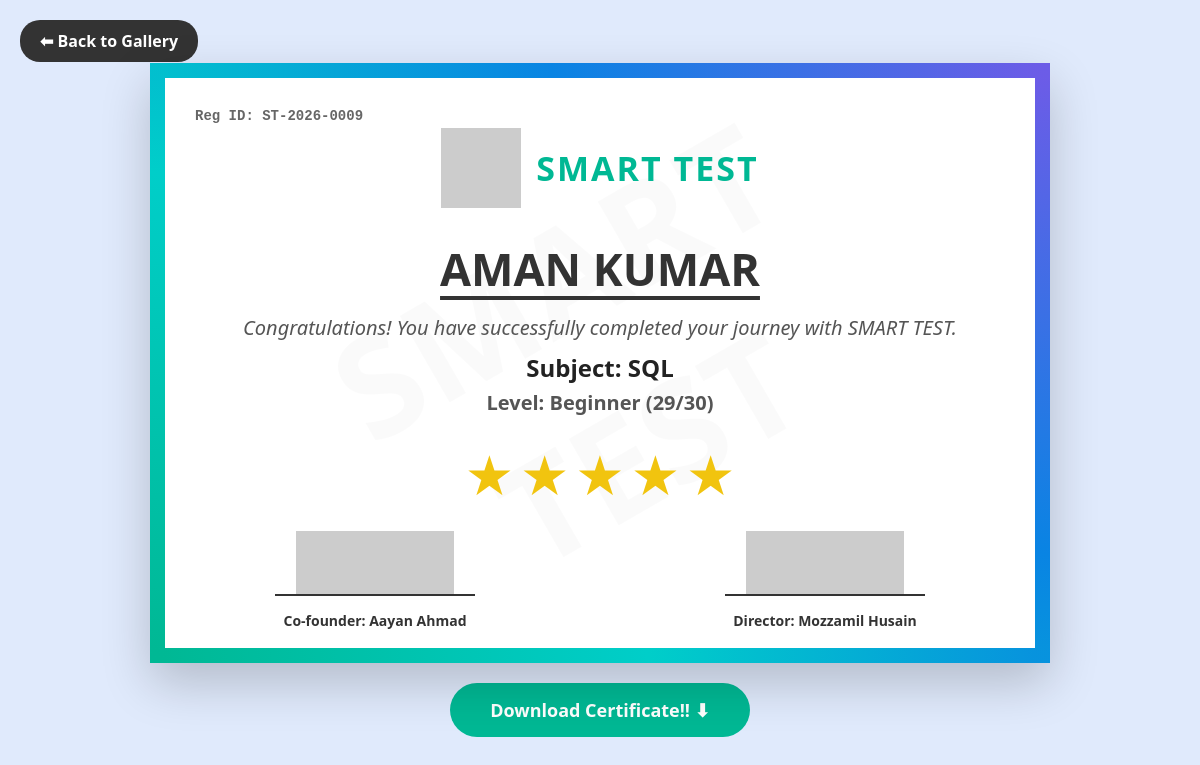
Screenshot of /certificate_page.php?id=9 (signed in) with the database file from the repository.
### tables this page shows
CREATE TABLE `results` (
  `id` int(11) NOT NULL,
  `user_id` int(11) NOT NULL,
  `subject` varchar(50) NOT NULL,
  `score` int(11) DEFAULT 0,
  `total_marks` int(11) DEFAULT NULL,
  `total_questions` int(11) NOT NULL,
  `level` varchar(20) NOT NULL,
  `status` enum('completed','ongoing','abandoned') DEFAULT 'ongoing',
  `start_time` timestamp NOT NULL DEFAULT current_timestamp(),
  `end_time` timestamp NULL DEFAULT NULL,
  `time_taken` int(11) DEFAULT 0
);

### certificate_page.php (the view, shortened to what this page needs)
<?php
include('config.php');
$user_id = $_SESSION['auth_user']['user_id'];
$user_name = $_SESSION['auth_user']['full_name'];
if(isset($_GET['id'])) {
    $test_id = mysqli_real_escape_string($conn, $_GET['id']);
    $query = "SELECT * FROM results WHERE id='$test_id' AND user_id='$user_id' AND (score/total_marks)*100 >= 40";
    $run = mysqli_query($conn, $query);
    $row = mysqli_fetch_assoc($run);
    ?>
    <!DOCTYPE html>
    <html lang="en">
    <head>
    </head>
    <body>
        <a href="certificate_page.php" class="back-btn">⬅ Back to Gallery</a>
        <div id="certificate-node">
            <div class="cert-id">Reg ID: ST-<?php echo date('Y', strtotime($row['end_time'])); ?>-<?php echo str_pad($row['id'], 4, '0', STR_PAD_LEFT); ?></div>
            <div class="logo-area">
                <img src="Assets/Smart test Logo.png" width="80" onerror="this.src='https://via.placeholder.com/80?text=LOGO'">
                <h1>SMART TEST</h1>
            </div>
            <div class="recipient-name"><?php echo htmlspecialchars(strtoupper($user_name)); ?></div>
            <p class="msg">Congratulations! You have successfully completed your journey with SMART TEST.</p>
            <div class="sub-detail">Subject: <?php echo isset($row['subject']) ? htmlspecialchars(strtoupper($row['subject'])) : 'GENERAL ASSESSMENT'; ?></div>
            <div class="level-detail">
                Level: <?php echo isset($row['level']) ? htmlspecialchars(ucfirst($row['level'])) : 'Beginner'; ?>
                (<?php echo htmlspecialchars($row['score']); ?>/<?php echo htmlspecialchars($row['total_marks']); ?>)
            </div>
            <div class="stars-box" id="star-row"></div>
            <div class="signatures">
                <div class="sign"><img src="Assets/aayan signature.png" onerror="this.src='https://via.placeholder.com/150x60?text=Signature'"><br><b>Co-founder: Aayan Ahmad</b></div>
                <div class="sign"><img src="Assets/mozzamil signature.png" onerror="this.src='https://via.placeholder.com/150x60?text=Signature'"><br><b>Director: Mozzamil Husain</b></div>
            </div>
        </div>
        <button class="download-trigger" onclick="downloadImage()">Download Certificate!! ⬇</button>
    </body>
    </html>
    <?php
    exit(0);
}
?>

### certificate_page.php (style rules this page uses)
* { box-sizing: border-box; margin: 0; padding: 0; font-family: 'Segoe UI', sans-serif; }
body { background: #e0eafc; display: flex; flex-direction: column; justify-content: center; align-items: center; min-height: 100vh; gap: 20px; padding: 20px; }
.back-btn { padding: 10px 20px; background: #333; color: white; text-decoration: none; border-radius: 20px; font-weight: bold; position: absolute; top: 20px; left: 20px; }
#certificate-node { width: 900px; height: 600px; background: #fff; border: 15px solid; border-image-slice: 1; border-width: 15px; border-image-source: linear-gradient(45deg, #00b894, #00cec9, #0984e3, #6c5ce7); border-radius: 5px; padding: 50px; box-shadow: 0 20px 50px rgba(0,0,0,0.2); position: relative; text-align: center; overflow: hidden; display: flex; flex-direction: column; justify-content: space-between; }
#certificate-node::after { content: "SMART TEST"; position: absolute; top: 50%; left: 50%; transform: translate(-50%, -50%) rotate(-30deg); font-size: 140px; font-weight: 900; color: rgba(0,0,0,0.02); z-index: 0; pointer-events: none; }
.cert-id { position: absolute; top: 30px; left: 30px; font-size: 14px; color: #666; font-family: monospace; font-weight: bold; z-index: 2; }
.logo-area { display: flex; justify-content: center; align-items: center; gap: 15px; position: relative; z-index: 1; }
.logo-area h1 { font-size: 34px; color: #00b894; letter-spacing: 2px; font-weight: 800; }
.recipient-name { font-size: 45px; color: #333; margin-top: 30px; font-weight: 800; text-decoration: underline; text-underline-offset: 10px; text-transform: uppercase; position: relative; z-index: 1; }
.msg { font-size: 20px; color: #555; font-style: italic; margin-top: 15px; position: relative; z-index: 1; }
.sub-detail { font-size: 24px; font-weight: 700; color: #222; margin-top: 10px; position: relative; z-index: 1; }
.level-detail { font-size: 20px; font-weight: 600; color: #555; margin-top: 5px; position: relative; z-index: 1; }
.stars-box { font-size: 55px; margin-top: 20px; position: relative; z-index: 1; }
.signatures { display: flex; justify-content: space-between; padding: 0 60px; margin-top: 20px; position: relative; z-index: 1; }
.sign { text-align: center; width: 200px; }
.sign img { width: 100%; height: 65px; object-fit: contain; border-bottom: 2px solid #333; margin-bottom: 8px; }
.sign b { font-size: 14px; color: #333; }
.download-trigger { padding: 15px 40px; background: #00b894; color: white; border: none; border-radius: 50px; font-weight: bold; cursor: pointer; font-size: 18px; transition: 0.3s; }

### rows the page displays
results: end_time "2026", id "0009", subject "SQL", level "Beginner", score "29", total_marks "30"

### other values shown
$user_name "AMAN KUMAR"
